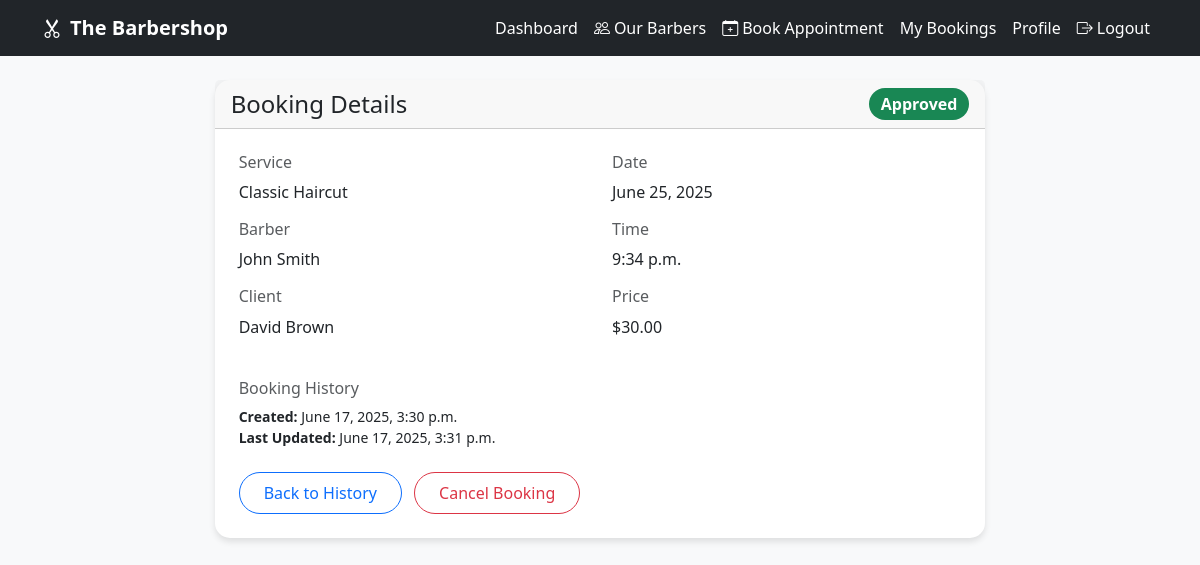
/bookings/24/ (signed in), run on the app's committed database.
### bookings/models.py (models this page shows, shortened)
class Booking(models.Model):
    STATUS_CHOICES = [
        ('pending', 'Pending'),
        ('approved', 'Approved'),
        ('rejected', 'Rejected'),
        ('completed', 'Completed'),
        ('cancelled', 'Cancelled'),
    ]
    client = models.ForeignKey(
        settings.AUTH_USER_MODEL,  # Changed from 'auth.User'
        on_delete=models.CASCADE,
        related_name='bookings'
    )
    barber = models.ForeignKey(Barber, on_delete=models.CASCADE)
    service = models.ForeignKey(Service, on_delete=models.CASCADE)
    date = models.DateField()
    time = models.TimeField()
    status = models.CharField(max_length=20, choices=STATUS_CHOICES, default='pending')
    notes = models.TextField(blank=True)
    rejection_reason = models.TextField(blank=True)
    created_at = models.DateTimeField(auto_now_add=True)
    updated_at = models.DateTimeField(auto_now=True)
    class Meta:
        ordering = ['date', 'time']
        unique_together = ('barber', 'date', 'time')

class Service(models.Model):
    name = models.CharField(max_length=100)
    description = models.TextField(blank=True)
    duration_minutes = models.IntegerField(default=30)
    price = models.DecimalField(max_digits=6, decimal_places=2)
    active = models.BooleanField(default=True)

### barbers/models.py (models this page shows, shortened)
class Barber(models.Model):
    user = models.OneToOneField(
        settings.AUTH_USER_MODEL,
        on_delete=models.CASCADE,
        related_name='barber_profile'
    )
    bio = models.TextField(blank=True)
    experience_years = models.IntegerField(default=0)
    specialties = models.CharField(max_length=200, blank=True)
    hourly_rate = models.DecimalField(max_digits=6, decimal_places=2, default=25.00)
    photo = models.ImageField(upload_to='barber_photos/', blank=True)
    available = models.BooleanField(default=True)
    created_at = models.DateTimeField(auto_now_add=True)
    updated_at = models.DateTimeField(auto_now=True)
    def __str__(self):
        return f"{self.user.get_full_name() or self.user.username}"

### accounts/models.py (models this page shows, shortened)
class User(AbstractUser):
    is_barber = models.BooleanField(default=False)
    is_admin = models.BooleanField(default=False)
    phone = models.CharField(max_length=15, blank=True)
    address = models.TextField(blank=True)
    class Meta:
        db_table = 'auth_user'

### bookings/views.py (the view, shortened to what this page needs)
# urls.py: path('<int:pk>/', views.booking_detail, name='detail'),
@login_required
def booking_detail(request, pk):
    booking = get_object_or_404(Booking, pk=pk)
    has_permission = False
    if request.user == booking.client:
        has_permission = True
    elif request.user.is_superuser or request.user.is_admin:
        has_permission = True
    if not has_permission:
        messages.error(request, "You don't have permission to view this booking.")
        return redirect('accounts:dashboard')
    context = {
        'booking': booking
    }
    return render(request, 'bookings/booking_detail.html', context)

### templates/bookings/booking_detail.html (shortened to what this page needs)
{% extends 'base.html' %}
{% block content %}
<div class="row justify-content-center">
    <div class="col-md-8">
        <div class="card">
            <div class="card-header d-flex justify-content-between align-items-center">
                <h4 class="mb-0">Booking Details</h4>
                <span class="badge bg-{% if booking.status == 'approved' %}success{% elif booking.status == 'pending' %}warning{% elif booking.status == 'rejected' %}danger{% elif booking.status == 'completed' %}info{% else %}secondary{% endif %} fs-6">
                    {{ booking.get_status_display }}
                </span>
            </div>
            <div class="card-body">
                <div class="row g-4">
                    <div class="col-md-6">
                        <h6 class="text-muted">Service</h6>
                        <p class="mb-3">{{ booking.service.name }}</p>
                        <h6 class="text-muted">Barber</h6>
                        <p class="mb-3">{{ booking.barber }}</p>
                        <h6 class="text-muted">Client</h6>
                        <p class="mb-3">{{ booking.client.get_full_name|default:booking.client.username }}</p>
                    </div>
                    <div class="col-md-6">
                        <h6 class="text-muted">Date</h6>
                        <p class="mb-3">{{ booking.date }}</p>
                        <h6 class="text-muted">Time</h6>
                        <p class="mb-3">{{ booking.time }}</p>
                        <h6 class="text-muted">Price</h6>
                        <p class="mb-3">${{ booking.service.price }}</p>
                    </div>
                </div>
                <div class="mt-4">
                    <h6 class="text-muted">Booking History</h6>
                    <p class="small">
                        <strong>Created:</strong> {{ booking.created_at }}<br>
                        <strong>Last Updated:</strong> {{ booking.updated_at }}
                    </p>
                </div>
                <div class="mt-4">
                    {% if booking.client == user %}
                        <a href="{% url 'bookings:history' %}" class="btn btn-outline-primary">Back to History</a>
                    {% else %}
                        <a href="{% url 'bookings:manage' %}" class="btn btn-outline-primary">Back to Manage</a>
                    {% endif %}
                    {% if booking.status == 'approved' and booking.client == user %}
                        <button class="btn btn-outline-danger ms-2">Cancel Booking</button>
                    {% endif %}
                </div>
            </div>
        </div>
    </div>
</div>
{% endblock %}

### static/css/style.css (style rules this page uses)
:root { --primary-color: #212529; --secondary-color: #6c757d; --accent-color: #ffc107; --text-color: #333; --bg-color: #f8f9fa; --border-color: #dee2e6; --success-color: #28a745; --warning-color: #ffc107; --danger-color: #dc3545; --info-color: #17a2b8; }
body { font-family: 'Segoe UI', Tahoma, Geneva, Verdana, sans-serif; background-color: var(--bg-color); color: var(--text-color); padding-bottom: 80px; }
.card { border: none; border-radius: 15px; box-shadow: 0 4px 6px rgba(0, 0, 0, 0.1); transition: transform 0.3s ease, box-shadow 0.3s ease; margin-bottom: 1.5rem; }
.card-body { padding: 1.5rem; }
.btn { border-radius: 25px; padding: 0.5rem 1.5rem; font-weight: 500; transition: all 0.3s ease; }
.badge { font-size: 0.75rem; padding: 0.5rem 0.75rem; border-radius: 20px; }

### data on the page
Booking: status "Approved", service.name "Classic Haircut", barber "John Smith", client.get_full_name "David Brown", date "June 25, 2025", time "9:34 p.m.", service.price "30.00", created_at "June 17, 2025, 3:30 p.m.", updated_at "June 17, 2025, 3:31 p.m."
